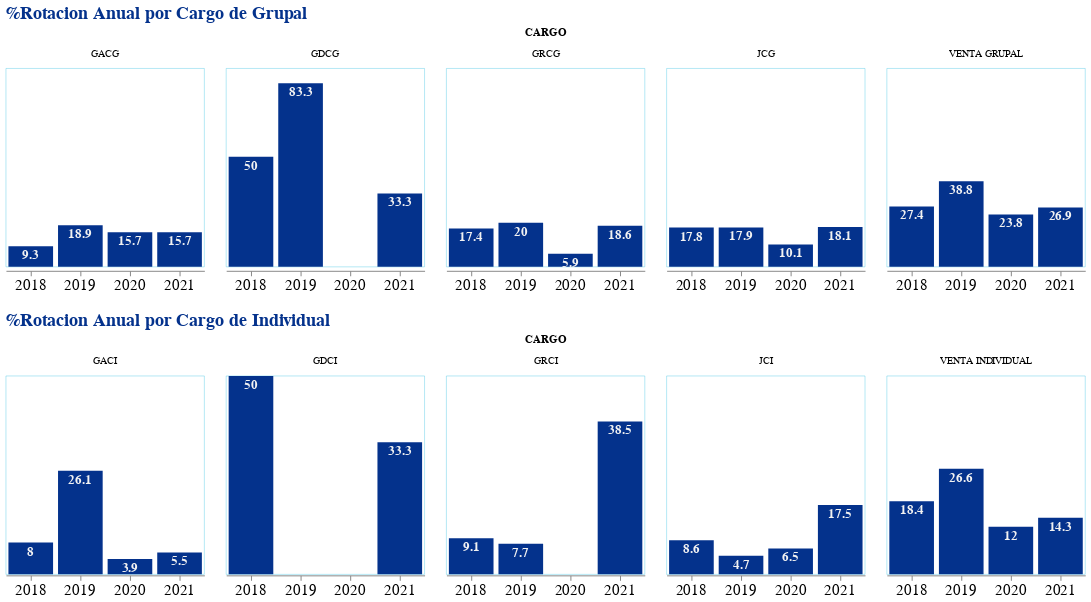

Here is the notebook cell this chart was saved with:
### Markdown cell above
* Grafico la rotacion de los cargos del Producto Grupal e Individual agrupado de manera anual
* Se muestra que los cargos de Ventas Individual y Ventas Grupal tuvieron una alta rotacion contante en estos ultimos a;os
* Hasta el momento concluimos que el analisis se debe hacer en esta primera etapa a los cargos de ventas, ya se tendria un impacto mayor a los otros cargos

### Code cell
#### Grafico Grupal
rot_cargo_g = rot_cargo.query('PRODUCTO == "GRUPAL"'
    ).groupby(
        by = ['year', 'PRODUCTO', 'CARGO'],
        as_index = False
    ).agg(
        rotacion = ('rotacion','sum')
    )
## Grafico
barra_g = alt.Chart(
    rot_cargo_g
).mark_bar(
    color = '#04328C'
).encode(
    x = alt.Y(
        'year(year):N',
        title = None),
    y = alt.X(
        'rotacion:Q',
        title = None,
        axis = None)
).properties(
    width = 200,
    height = 200
)

texto_g = barra_g.mark_text(
    align = 'center',
    baseline ='top',
    dy = 3,
    color = '#F2F2F2',
    fontSize = 13,
    fontWeight = 'bold'
).encode(
    text = alt.Text('rotacion')
)

gru = (barra_g + texto_g).facet(
    'CARGO',
    columns = 6
).properties(
    title = '%Rotacion Anual por Cargo de Grupal')

#### Grafico Individual
rot_cargo_i = rot_cargo.query('PRODUCTO == "INDIVIDUAL"'
    ).groupby(
        by = ['year', 'PRODUCTO', 'CARGO'],
        as_index = False
    ).agg(
        rotacion = ('rotacion','sum')
    )
barra_i = alt.Chart(
    rot_cargo_i
).mark_bar(
    color = '#04328C'
).encode(
    x = alt.Y(
        'year(year):N',
        title = None),
    y = alt.X(
        'rotacion:Q',
        title = None,
        axis = None)
).properties(
    width = 200,
    height = 200
)

texto_i = barra_i.mark_text(
    align = 'center',
    baseline ='top',
    dy = 3,
    color = '#F2F2F2',
    fontSize = 13,
    fontWeight = 'bold'
).encode(
    text = alt.Text('rotacion')
)

ind = (barra_i + texto_i).facet(
    'CARGO',
    columns = 5
).properties(
    title = '%Rotacion Anual por Cargo de Individual')

##### Uniendo ambos graficos
alt.vconcat(gru, ind).configure_view(
    stroke = '#04B2D9',
    strokeWidth = 0.3 
).configure_axis(
    labelFontSize = 15,
    labelAngle = 0
).configure_title(
    fontSize = 18,
    color = '#04328C'
)

### Figure 1 — Vega-Lite specification as saved in the notebook (floating-point values rounded to 4 significant figures)
{"config": {"view": {"continuousWidth": 400, "continuousHeight": 300, "stroke": "#04B2D9", "strokeWidth": 0.3}, "axis": {"labelAngle": 0, "labelFontSize": 15}, "title": {"color": "#04328C", "fontSize": 18}}, "vconcat": [{"data": {"name": "data-02b5a0baca28595223a561ecbb4c6482"}, "facet": {"type": "nominal", "field": "CARGO"}, "spec": {"layer": [{"mark": {"type": "bar", "color": "#04328C"}, "encoding": {"x": {"type": "nominal", "field": "year", "timeUnit": "year", "title": null}, "y": {"type": "quantitative", "axis": null, "field": "rotacion", "title": null}}, "height": 200, "width": 200}, {"mark": {"type": "text", "align": "center", "baseline": "top", "color": "#F2F2F2", "dy": 3, "fontSize": 13, "fontWeight": "bold"}, "encoding": {"text": {"type": "quantitative", "field": "rotacion"}, "x": {"type": "nominal", "field": "year", "timeUnit": "year", "title": null}, "y": {"type": "quantitative", "axis": null, "field": "rotacion", "title": null}}, "height": 200, "width": 200}]}, "columns": 6, "title": "%Rotacion Anual por Cargo de Grupal"}, {"data": {"name": "data-30e9d0b87eb78c0c989188ee6c92759f"}, "facet": {"type": "nominal", "field": "CARGO"}, "spec": {"layer": [{"mark": {"type": "bar", "color": "#04328C"}, "encoding": {"x": {"type": "nominal", "field": "year", "timeUnit": "year", "title": null}, "y": {"type": "quantitative", "axis": null, "field": "rotacion", "title": null}}, "height": 200, "width": 200}, {"mark": {"type": "text", "align": "center", "baseline": "top", "color": "#F2F2F2", "dy": 3, "fontSize": 13, "fontWeight": "bold"}, "encoding": {"text": {"type": "quantitative", "field": "rotacion"}, "x": {"type": "nominal", "field": "year", "timeUnit": "year", "title": null}, "y": {"type": "quantitative", "axis": null, "field": "rotacion", "title": null}}, "height": 200, "width": 200}]}, "columns": 5, "title": "%Rotacion Anual por Cargo de Individual"}], "$schema": "https://vega.github.io/schema/vega-lite/v4.8.1.json", "datasets": {"data-02b5a0baca28595223a561ecbb4c6482": [{"year": "2018-01-01T00:00:00", "PRODUCTO": "GRUPAL", "CARGO": "GACG", "rotacion": 9.3}, {"year": "2018-01-01T00:00:00", "PRODUCTO": "GRUPAL", "CARGO": "GDCG", "rotacion": 50.0}, {"year": "2018-01-01T00:00:00", "PRODUCTO": "GRUPAL", "CARGO": "GRCG", "rotacion": 17.4}, {"year": "2018-01-01T00:00:00", "PRODUCTO": "GRUPAL", "CARGO": "JCG", "rotacion": 17.8}, {"year": "2018-01-01T00:00:00", "PRODUCTO": "GRUPAL", "CARGO": "VENTA GRUPAL", "rotacion": 27.4}, {"year": "2019-01-01T00:00:00", "PRODUCTO": "GRUPAL", "CARGO": "GACG", "rotacion": 18.9}, {"year": "2019-01-01T00:00:00", "PRODUCTO": "GRUPAL", "CARGO": "GDCG", "rotacion": 83.3}, {"year": "2019-01-01T00:00:00", "PRODUCTO": "GRUPAL", "CARGO": "GRCG", "rotacion": 20.0}, {"year": "2019-01-01T00:00:00", "PRODUCTO": "GRUPAL", "CARGO": "JCG", "rotacion": 17.9}, {"year": "2019-01-01T00:00:00", "PRODUCTO": "GRUPAL", "CARGO": "VENTA GRUPAL", "rotacion": 38.8}, {"year": "2020-01-01T00:00:00", "PRODUCTO": "GRUPAL", "CARGO": "GACG", "rotacion": 15.7}, {"year": "2020-01-01T00:00:00", "PRODUCTO": "GRUPAL", "CARGO": "GRCG", "rotacion": 5.9}, {"year": "2020-01-01T00:00:00", "PRODUCTO": "GRUPAL", "CARGO": "JCG", "rotacion": 10.1}, {"year": "2020-01-01T00:00:00", "PRODUCTO": "GRUPAL", "CARGO": "VENTA GRUPAL", "rotacion": 23.8}, {"year": "2021-01-01T00:00:00", "PRODUCTO": "GRUPAL", "CARGO": "GACG", "rotacion": 15.7}, {"year": "2021-01-01T00:00:00", "PRODUCTO": "GRUPAL", "CARGO": "GDCG", "rotacion": 33.3}, {"year": "2021-01-01T00:00:00", "PRODUCTO": "GRUPAL", "CARGO": "GRCG", "rotacion": 18.6}, {"year": "2021-01-01T00:00:00", "PRODUCTO": "GRUPAL", "CARGO": "JCG", "rotacion": 18.1}, {"year": "2021-01-01T00:00:00", "PRODUCTO": "GRUPAL", "CARGO": "VENTA GRUPAL", "rotacion": 26.9}], "data-30e9d0b87eb78c0c989188ee6c92759f": [{"year": "2018-01-01T00:00:00", "PRODUCTO": "INDIVIDUAL", "CARGO": "GACI", "rotacion": 8.0}, {"year": "2018-01-01T00:00:00", "PRODUCTO": "INDIVIDUAL", "CARGO": "GDCI", "rotacion": 50.0}, {"year": "2018-01-01T00:00:00", "PRODUCTO": "INDIVIDUAL", "CARGO": "GRCI", "rotacion": 9.1}, {"year": "2018-01-01T00:00:00", "PRODUCTO": "INDIVIDUAL", "CARGO": "JCI", "rotacion": 8.6}, {"year": "2018-01-01T00:00:00", "PRODUCTO": "INDIVIDUAL", "CARGO": "VENTA INDIVIDUAL", "rotacion": 18.4}, {"year": "2019-01-01T00:00:00", "PRODUCTO": "INDIVIDUAL", "CARGO": "GACI", "rotacion": 26.1}, {"year": "2019-01-01T00:00:00", "PRODUCTO": "INDIVIDUAL", "CARGO": "GRCI", "rotacion": 7.7}, {"year": "2019-01-01T00:00:00", "PRODUCTO": "INDIVIDUAL", "CARGO": "JCI", "rotacion": 4.7}, {"year": "2019-01-01T00:00:00", "PRODUCTO": "INDIVIDUAL", "CARGO": "VENTA INDIVIDUAL", "rotacion": 26.6}, {"year": "2020-01-01T00:00:00", "PRODUCTO": "INDIVIDUAL", "CARGO": "GACI", "rotacion": 3.9}, {"year": "2020-01-01T00:00:00", "PRODUCTO": "INDIVIDUAL", "CARGO": "JCI", "rotacion": 6.5}, {"year": "2020-01-01T00:00:00", "PRODUCTO": "INDIVIDUAL", "CARGO": "VENTA INDIVIDUAL", "rotacion": 12.0}, {"year": "2021-01-01T00:00:00", "PRODUCTO": "INDIVIDUAL", "CARGO": "GACI", "rotacion": 5.5}, {"year": "2021-01-01T00:00:00", "PRODUCTO": "INDIVIDUAL", "CARGO": "GDCI", "rotacion": 33.3}, {"year": "2021-01-01T00:00:00", "PRODUCTO": "INDIVIDUAL", "CARGO": "GRCI", "rotacion": 38.5}, {"year": "2021-01-01T00:00:00", "PRODUCTO": "INDIVIDUAL", "CARGO": "JCI", "rotacion": 17.5}, {"year": "2021-01-01T00:00:00", "PRODUCTO": "INDIVIDUAL", "CARGO": "VENTA INDIVIDUAL", "rotacion": 14.3}]}}
